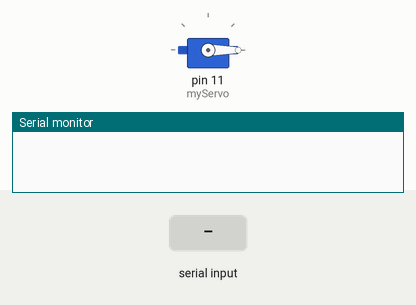
A sketch run on a simulated Arduino Uno, built with avr-gcc and run on an emulated ATmega328P. On the bench: servo, the last lines printed to the serial monitor. The test bench sets the inputs (shaded band).

Above: at 1.2 s.
1.3 s: "90,45\n" received over Serial
At 2.8 s:
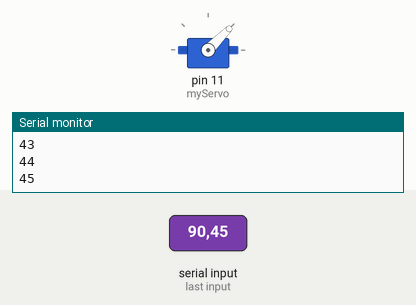
3.4 s: "30,150\n" received over Serial
At 5.8 s:
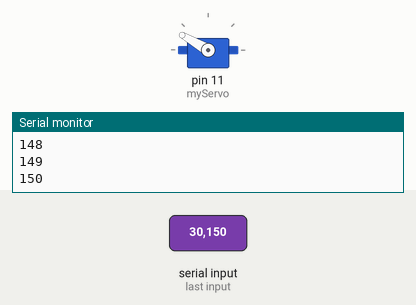
6.4 s: "200\n" received over Serial
At 7.7 s:
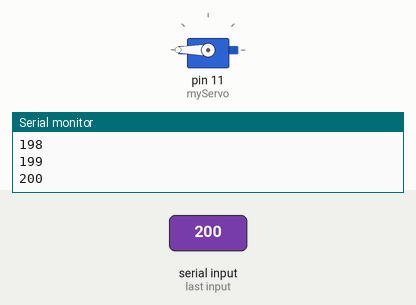
8.3 s: "s,45\n" received over Serial
At 8.8 s:
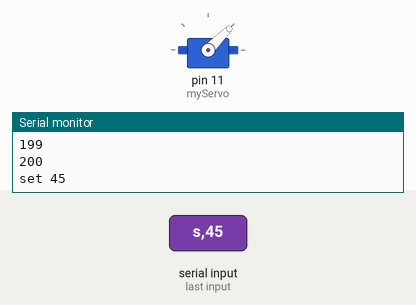
9.8 s: "s\n" received over Serial
At 11.6 s:
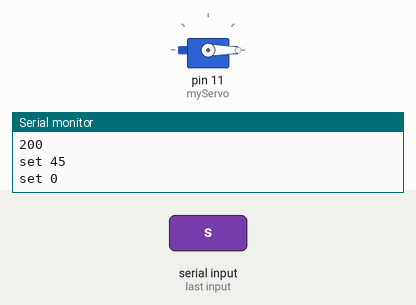
Timing chart, 0 to 13.1 s (numbered marks = the images above; inputs shaded):
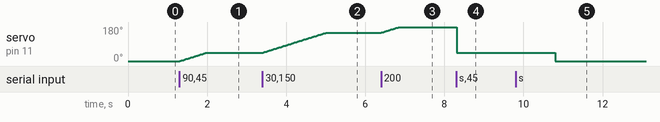

The sketch:

_servotest.ino
```cpp
#include <Servo.h>

Servo myServo;  // create a servo object

void setup() {
  myServo.attach(11,1000,2000); // attaches the servo on pin 9 to the servo object
  Serial.begin(9600); // open a serial connection to your computer
}

int volatile angle = 0;
int volatile sangle = 0;

void loop() {
  while (Serial.available()) {
    bool sx=0;
    if(Serial.peek()=='s') {Serial.read(); sx=1;}
    sangle = Serial.parseInt();
    Serial.print("set ");
    Serial.println(sangle);
    if(sx)angle=sangle;
    if(Serial.available() && Serial.read()=='\n') break;

  }
  if (angle != sangle) {
    if (angle > sangle) angle--; else angle++;
    Serial.println(angle);
  }
  // set the servo position
  myServo.write(angle);

  // wait for the servo to get there
  delay(15);
}
```

Measured:
- after the input at 1.3 s, servo on pin 11 (myServo): moves from 0° to 45° over 0.67 s, starting at once
- after the input at 3.4 s, servo on pin 11 (myServo): moves from 45° to 150° over 1.6 s, starting at once
- after the input at 6.4 s, servo on pin 11 (myServo): moves from 150° to 180° over 0.44 s, starting at once
- after the input at 8.3 s, servo on pin 11 (myServo): 180° → 45° at once
- after the input at 9.8 s, servo on pin 11 (myServo): 45° → 0° after 1.0 s
